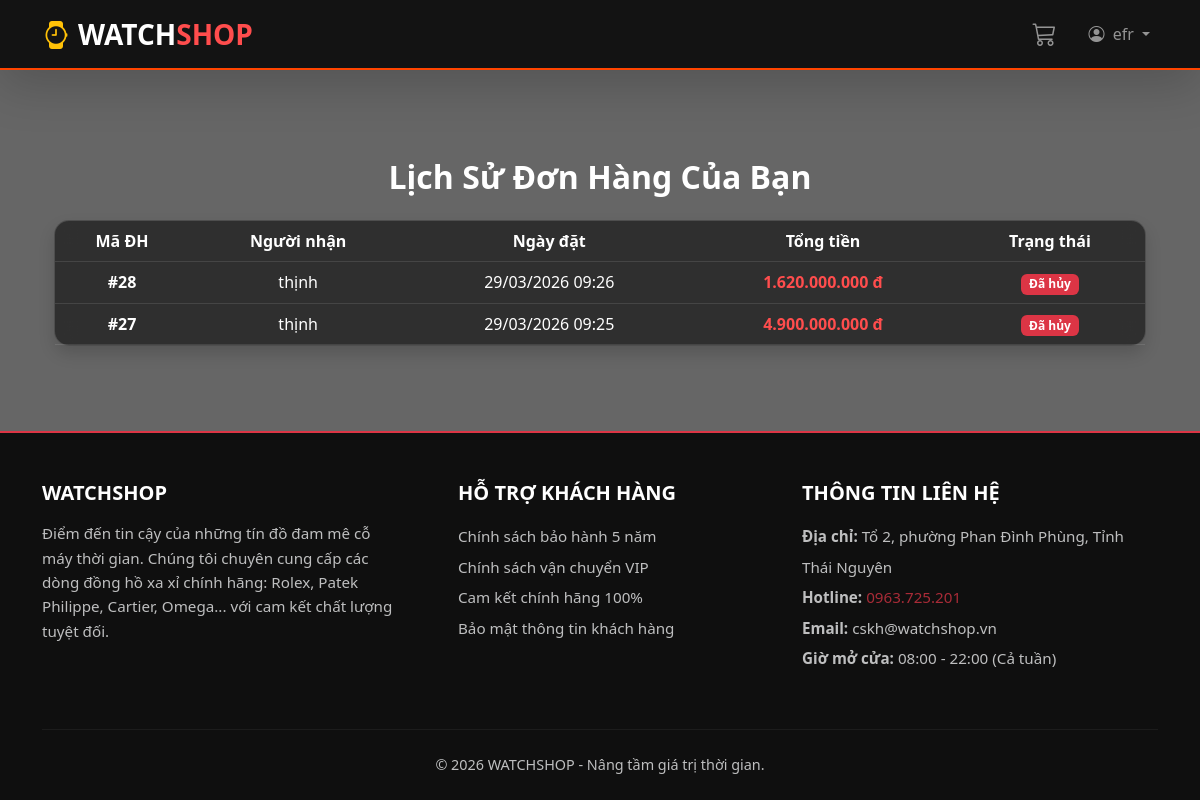
The app's page /history/ (signed in) with its own data.
### products/models.py (models this page shows, shortened)
class Order(models.Model):
    STATUS_CHOICES = (
        ('Đang xử lý', 'Đang xử lý'),
        ('Chờ xác nhận CK', 'Chờ xác nhận CK'),
        ('Đã thanh toán (Thẻ)', 'Đã thanh toán (Thẻ)'),
        ('Đã xác nhận', 'Đã xác nhận'),
        ('Đang giao hàng', 'Đang giao hàng'),
        ('Hoàn thành', 'Hoàn thành'),
        ('Đã hủy', 'Đã hủy'),
    )
    fullname = models.CharField(max_length=100)
    phone = models.CharField(max_length=20)
    address = models.TextField()
    payment_method = models.CharField(max_length=50)
    total_price = models.IntegerField(default=0)
    created_at = models.DateTimeField(auto_now_add=True)
    user = models.ForeignKey(User, on_delete=models.SET_NULL, null=True, blank=True)
    status = models.CharField(max_length=50, choices=STATUS_CHOICES, default='Đang xử lý')

### products/views.py (the view)
# urls.py: path('history/', views.order_history, name='order_history'),
@login_required(login_url='login')
def order_history(request):
    orders = Order.objects.filter(user=request.user).order_by('-created_at')
    return render(request, 'order_history.html', {'orders': orders})

### products/context_processors.py (called while the page is built)
def cart_processor(request):
    cart = request.session.get('cart', {})
    cart_count = 0
    for key, value in cart.items():
        cart_count += value.get('quantity', 1)
    return {'cart_count': cart_count}

### templates/order_history.html
{% extends 'base.html' %}
{% load humanize %}
{% block content %}
<div class="container mt-5">
    <h2 class="mb-4 fw-bold text-center">Lịch Sử Đơn Hàng Của Bạn</h2>
    <div class="card shadow border-0">
        <div class="card-body p-0">
            <table class="table table-hover mb-0 text-center align-middle">
                <thead class="table-dark">
                    <tr>
                        <th>Mã ĐH</th>
                        <th>Người nhận</th>
                        <th>Ngày đặt</th>
                        <th>Tổng tiền</th>
                        <th>Trạng thái</th>
                    </tr>
                </thead>
                <tbody>
                    {% for order in orders %}
                    <tr>
                        <td class="fw-bold">#{{ order.id }}</td>
                        <td>{{ order.fullname }}</td>
                        <td>{{ order.created_at|date:"d/m/Y H:i" }}</td>
                        <td class="text-danger fw-bold">{{ order.total_price|intcomma }} đ</td>
                        <td>
                            {% if order.status == 'pending' %}
                                <span class="badge bg-warning text-dark">Đang xử lý</span>
                            {% elif order.status == 'approved' %}
                                <span class="badge bg-primary">Đã xác nhận</span>
                            {% elif order.status == 'delivering' %}
                                <span class="badge bg-info text-dark">Đang giao</span>
                            {% elif order.status == 'completed' %}
                                <span class="badge bg-success">Hoàn thành</span>
                            {% else %}
                                <span class="badge bg-danger">Đã hủy</span>
                            {% endif %}
                        </td>
                    </tr>
                    {% empty %}
                    <tr>
                        <td colspan="5" class="text-center py-4 text-muted">Bạn chưa có đơn hàng nào.</td>
                    </tr>
                    {% endfor %}
                </tbody>
            </table>
        </div>
    </div>
</div>
{% endblock %}

### templates/base.html (shortened to what this page needs)
<!DOCTYPE html>
<html lang="vi">
<head>
    <link href="https://cdn.jsdelivr.net/npm/bootstrap@5.3.0/dist/css/bootstrap.min.css" rel="stylesheet">
    <link rel="stylesheet" href="https://cdn.jsdelivr.net/npm/bootstrap-icons@1.11.1/font/bootstrap-icons.css">
</head>
<body class="d-flex flex-column">
    <nav class="navbar navbar-expand-lg navbar-dark shadow-lg sticky-top">
        <div class="container">
            <a class="navbar-brand fw-bold fs-3" href="{% url 'home' %}">
                <i class="bi bi-watch me-2 text-warning"></i>WATCH<span class="text-danger">SHOP</span>
            </a>
            <div class="collapse navbar-collapse" id="navbarNav">
                <ul class="navbar-nav ms-auto align-items-center">
                    <li class="nav-item">
                        <a class="nav-link position-relative" href="{% url 'view_cart' %}">
                           <i class="bi bi-cart3 fs-4"></i>
                        </a>
                    </li>
                    <li class="nav-item ms-3">
                        {% if user.is_authenticated %}
                            <div class="dropdown">
                                <a class="nav-link dropdown-toggle" href="#" data-bs-toggle="dropdown">
                                    <i class="bi bi-person-circle me-1"></i> {{ user.username }}
                                </a>
                            </div>
                        {% else %}
                            <a class="btn btn-outline-light btn-sm px-4 rounded-pill me-2" href="{% url 'login' %}">Đăng nhập</a>
                            <a class="btn btn-warning btn-sm px-4 rounded-pill text-dark fw-bold" href="{% url 'register' %}">Đăng ký</a>
                        {% endif %}
                    </li>
                </ul>
            </div>
        </div>
    </nav>
    <div class="container main-content flex-grow-1">
        {% block content %}
        {% endblock %}
    </div>
    <footer class="text-light pt-5 pb-4" style="background-color: #111; border-top: 2px solid #dc3545;">
        <div class="container">
            <div class="row">
                <div class="col-md-4 mb-4">
                    <h5 class="text-uppercase fw-bold mb-3" style="color: #dc3545;">WATCHSHOP</h5>
                    <p class="opacity-75" style="font-size: 0.95rem; line-height: 1.6;">
                        Điểm đến tin cậy của những tín đồ đam mê cỗ máy thời gian. Chúng tôi chuyên cung cấp các dòng đồng hồ xa xỉ chính hãng: Rolex, Patek Philippe, Cartier, Omega... với cam kết chất lượng tuyệt đối.
                    </p>
                </div>
                <div class="col-md-4 mb-4 ps-md-5">
                    <h5 class="text-uppercase fw-bold text-white mb-3">Hỗ trợ khách hàng</h5>
                    <ul class="list-unstyled opacity-75" style="font-size: 0.95rem; line-height: 2;">
                        <li><a href="#" class="text-light text-decoration-none">Chính sách bảo hành 5 năm</a></li>
                        <li><a href="#" class="text-light text-decoration-none">Chính sách vận chuyển VIP</a></li>
                        <li><a href="#" class="text-light text-decoration-none">Cam kết chính hãng 100%</a></li>
                        <li><a href="#" class="text-light text-decoration-none">Bảo mật thông tin khách hàng</a></li>
                    </ul>
                </div>
                <div class="col-md-4 mb-4">
                    <h5 class="text-uppercase fw-bold text-white mb-3">Thông tin liên hệ</h5>
                    <ul class="list-unstyled opacity-75" style="font-size: 0.95rem; line-height: 2;">
                        <li><strong>Địa chỉ:</strong> Tổ 2, phường Phan Đình Phùng, Tỉnh Thái Nguyên</li>
                        <li><strong>Hotline:</strong> <span style="color: #dc3545;">0963.725.201</span></li>
                        <li><strong>Email:</strong> cskh@watchshop.vn</li>
                        <li><strong>Giờ mở cửa:</strong> 08:00 - 22:00 (Cả tuần)</li>
                    </ul>
                </div>
            </div>
            <hr class="mb-4" style="border-color: #444;">
            <div class="row align-items-center">
                <div class="col-12 text-center opacity-75">
                    <p class="mb-0" style="font-size: 0.9rem;">&copy; 2026 WATCHSHOP - Nâng tầm giá trị thời gian.</p>
                </div>
            </div>
        </div>
    </footer>
</body>
</html>

### templates/base.html (style rules this page uses)
body { background-image: url('https://png.pngtree.com/background/20210711/original/pngtree-classic-quartz-watch-big-black-banner-picture-image_1125227.jpg'); background-attachment: fixed; background-size: cover; background-position: center; background-repeat: no-repeat; margin: 0; padding: 0; min-height: 100vh; position: relative; color: #ffffff; }
body::before { content: ""; position: fixed; top: 0; left: 0; width: 100%; height: 100%; background-color: rgba(0, 0, 0, 0.6); z-index: -1; }
h1, h2, h3, h4, h5, h6 { color: #ffffff !important; text-shadow: none !important; }
.card, .list-group-item { background: rgba(30, 30, 30, 0.75) !important; backdrop-filter: blur(10px) saturate(180%); -webkit-backdrop-filter: blur(10px) saturate(180%); border: 1px solid rgba(255, 255, 255, 0.15) !important; border-radius: 15px; color: #ffffff !important; }
.card p, .card span, .card div, .card label { color: #ffffff; }
.card .text-danger, .text-danger { color: #ff4d4d !important; font-weight: bold; text-shadow: none !important; }
.table { color: #ffffff !important; }
.table th, .table td { background-color: transparent !important; border-bottom: 1px solid rgba(255, 255, 255, 0.1) !important; color: #ffffff !important; }
.table thead th, .table-light th, .bg-light, .bg-white { background-color: transparent !important; color: #ffffff !important; }
.navbar { background: rgba(15, 15, 15, 0.95) !important; backdrop-filter: blur(10px); border-bottom: 2px solid #ff4500; }
.main-content { padding-top: 40px; padding-bottom: 60px; }
footer { background: rgba(0, 0, 0, 0.85) !important; border-top: 1px solid rgba(255, 255, 255, 0.1); }

### records on screen
Order: id "28", fullname "thịnh", created_at "29/03/2026 09:26", total_price "1.620.000.000", status "Đã hủy"
Order: id "27", fullname "thịnh", created_at "29/03/2026 09:25", total_price "4.900.000.000", status "Đã hủy"

### other values on screen
{{ user.username }} "efr"
